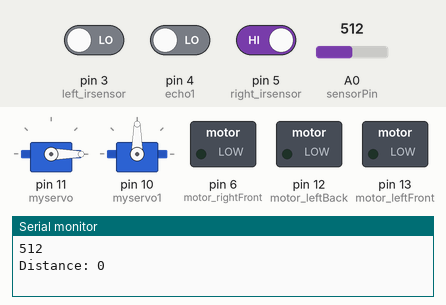
This sketch was run on a simulated Arduino Uno, built with avr-gcc and run on an emulated ATmega328P. Parts: 2 × servo, switched loads named in the sketch (green lamp = pin HIGH), the last lines printed to the serial monitor. Inputs (shaded band) come from the test bench; at power-on: A0 (sensorPin) = 512, pin 3 (left_irsensor) LOW, pin 4 (echo1) LOW, pin 5 (right_irsensor) HIGH. No radio packets arrive unless stated; pins used as bus, display or sensor lines are not drawn.

Above: at 7.8 s.
7.9 s: A0 (sensorPin) set to 90
At 8.46 s:
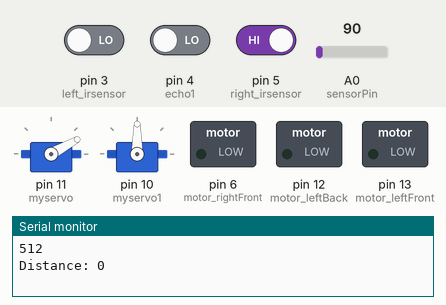
At 14.2 s:
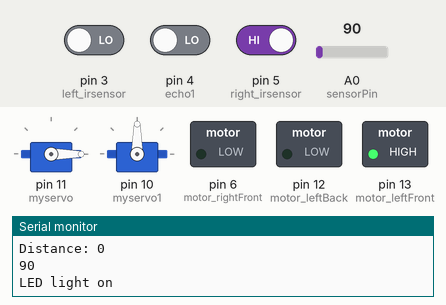
16.5 s: A0 (sensorPin) set to 110
At 16.73 s:
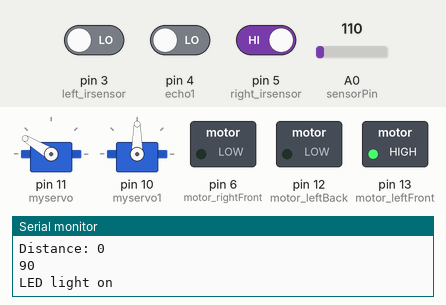
20.0 s: A0 (sensorPin) set to 19
Timing chart, 0 to 29.5 s (numbered marks = the images above; inputs shaded):
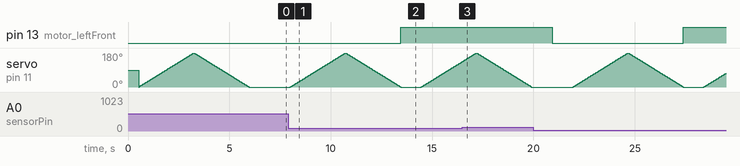

The sketch:

reciever_final.ino
```cpp
#include<Servo.h>
#include<SPI.h>
#include<nRF24L01.h>
#include<RF24.h>
RF24 radio(9,8);
const byte address[6] = "00001";
Servo myservo;
Servo myservo1;
int trig =2;
int trig1 =7;
int echo1 =4;
int echo= 8;
int pos=0;
long distance;
long duration;
long duration1;
long distance1;
const int left_irsensor = 3;
const int right_irsensor = 5;//Says that the right IR sensor is connected to pin 8. const is for saying that it will always be connected to pin 8. int is for integer. 8 is an integer, so we use int. After int, a variable or a constant is declared. In this case, it is a constant. A variable can change values while a constant cannot.//const int left_irsensor = 7;
const int motor_rightFront = 6;//the wire of the right motor which controls its forward motion is connected to pin 3
const int motor_rightBack = 9;//the wire of the motor which controls its backward motion is connected to pin 3
const int motor_leftFront = 13;//The varables can be named however you want. I decided to go along with simple names.
const int motor_leftBack = 12;
int sensorPin = A0;    // select the input pin for the potentiometer
int ledPin = 13;      // select the pin for the LED
int sensorValue = 0;  // variable to store the value coming from the sensor

void setup() {
// put your setup code here, to run once:
while(!Serial);
Serial.begin(9600);
radio.begin();
radio.openReadingPipe(0,address);
radio.startListening();
Serial.begin(9600);
myservo.attach(11); //for control of u.s
myservo1.attach(10);//for control of door
pinMode(ledPin, OUTPUT);
pinMode(motor_rightBack, OUTPUT);// forwoard rotation of right motor
pinMode(motor_rightFront, OUTPUT);//backwoard rotation of right motor
pinMode(motor_leftBack, OUTPUT);//backwoard rotation of back motor
pinMode(motor_leftFront, OUTPUT);//forwoard rotation of back motor
pinMode(left_irsensor, INPUT);//left_irsensor
pinMode(right_irsensor, INPUT);//right_irsensor
pinMode(trig,OUTPUT);
pinMode(trig1,OUTPUT);
pinMode(echo1,INPUT);
pinMode(echo,INPUT);
}

void loop() {

if(radio.available())
 {
   char text[32] = {0};
   radio.read(&text, sizeof(text));
   if(text== "D")
   {
    digitalWrite(motor_rightFront, LOW);
    digitalWrite(motor_rightBack, HIGH);
   }
 }

  light();

   for (pos = 0; pos <= 180; pos += 1) { // goes from 0 degrees to 180 degrees
    // in steps of 1 degree
    myservo.write(pos);              // tell servo to go to position in variable 'pos'
    delay(15);                       // waits 15ms for the servo to reach the position
  }
  for (pos = 180; pos >= 0; pos -= 1) { // goes from 180 degrees to 0 degrees
    myservo.write(pos);              // tell servo to go to position in variable 'pos'
    delay(15);                       // waits 15ms for the servo to reach the position
  }
digitalWrite(trig, LOW);
delay(2);
// Sets the trigPin on HIGH state for 10 micro seconds
digitalWrite(trig, HIGH);
delay(10);
digitalWrite(trig, LOW);
// Reads the echoPin, returns the sound wave travel time in microseconds
duration = pulseIn(echo, HIGH);
// Calculating the distance
distance= duration*0.034/2;
// Prints the distance on the Serial Monitor
Serial.print("Distance: ");
Serial.println(distance);
// put your main code here, to run repeatedly:
int right_sensor = digitalRead(right_irsensor);//declaring a variable called right_sensor to take the reading from the right IR sensor. We are using digitalRead() since it is only a white and black surface. It will read LOW for black and HIGH for white./
int left_sensor = digitalRead(left_irsensor);
int reading = distance;
if(reading>29)
{//If the reading is more than 29 cm, then the robot can run.
   if(right_sensor == LOW && left_sensor == HIGH)
   {
      left();//turn left.
      }
           if(right_sensor == HIGH && left_sensor == LOW)
           {
            right();
           }
            if(right_sensor == HIGH && left_sensor == HIGH)
            {
             yay();
                }
              if(right_sensor == LOW && left_sensor == LOW)
              {
                forward();

                  }
}

else
{
yay();//if it is not more than 29 cm, then it will stop. yay() is defined as a function below.
sonic();
 if(distance1<21)
 {
  for (pos = 0; pos <= 180; pos += 1) { // goes from 0 degrees to 180 degrees
    // in steps of 1 degree
    myservo.write(pos);              // tell servo to go to position in variable 'pos'
    delay(15);                       // waits 15ms for the servo to reach the position
  }
  for (pos = 180; pos >= 0; pos -= 1) { // goes from 180 degrees to 0 degrees
    myservo.write(pos);              // tell servo to go to position in variable 'pos'
    delay(15);                       // waits 15ms for the servo to reach the position
  }


}
}

}

void right(){//void is used to define functions. This function will make the robot turn right.
//digitalWrite() is used to make things work or stop based on digital signals given to it in the form of HIGH and LOW.HIGH is to make something work while LOW is to stop it./
digitalWrite(motor_rightFront, LOW);//make the right motor stop moving forward
digitalWrite(motor_rightBack,LOW );//make the right motor stop moving backward
digitalWrite(motor_leftFront, LOW);//make the left motor stop moving forward
digitalWrite(motor_leftBack, HIGH);//make the left motor stop moving backward
}

void left(){
digitalWrite(motor_rightFront, LOW);
digitalWrite(motor_rightBack, HIGH);
digitalWrite(motor_leftFront, LOW);
digitalWrite(motor_leftBack, LOW);

}

void forward(){
digitalWrite(motor_rightFront, LOW);
digitalWrite(motor_rightBack, HIGH);
digitalWrite(motor_leftFront, LOW);
digitalWrite(motor_leftBack, HIGH);

}

void mop(){
digitalWrite(motor_rightFront, LOW);
digitalWrite(motor_rightBack, HIGH);
}

void yay(){ //This is to make it stop. stop is a function on its own, so I could not name this function stop.
digitalWrite(motor_rightFront, LOW);
digitalWrite(motor_rightBack, LOW);
digitalWrite(motor_leftFront, LOW);
digitalWrite(motor_leftBack, LOW);
}

void backward(){
digitalWrite(motor_rightFront, HIGH);
digitalWrite(motor_rightBack, LOW);
digitalWrite(motor_leftFront, HIGH);
digitalWrite(motor_leftBack, LOW);
}
void sonic()
{
  digitalWrite(trig1, LOW);
delay(2);
// Sets the trigPin on HIGH state for 10 micro seconds
digitalWrite(trig1, HIGH);
delay(10);
digitalWrite(trig1, LOW);
// Reads the echoPin, returns the sound wave travel time in microseconds
duration1 = pulseIn(echo1, HIGH);
// Calculating the distance
distance1= duration1*0.034/2;


}

void light()

{
  sensorValue = analogRead(sensorPin);
 Serial.println(sensorValue);
 if(sensorValue < 100)
 {
   Serial.println("LED light on");
   digitalWrite(ledPin,HIGH);
   delay(1000);
 }
 else
{
 digitalWrite(ledPin,LOW);
 delay(sensorValue);
}
}
```

Measured:
- the behaviour switches between 99 and 100 on A0 (sensorPin) (found by bisection; images 2 and 3)
- after the input at 7.9 s, pin 13 (motor_leftFront): LOW → HIGH after 5.6 s
